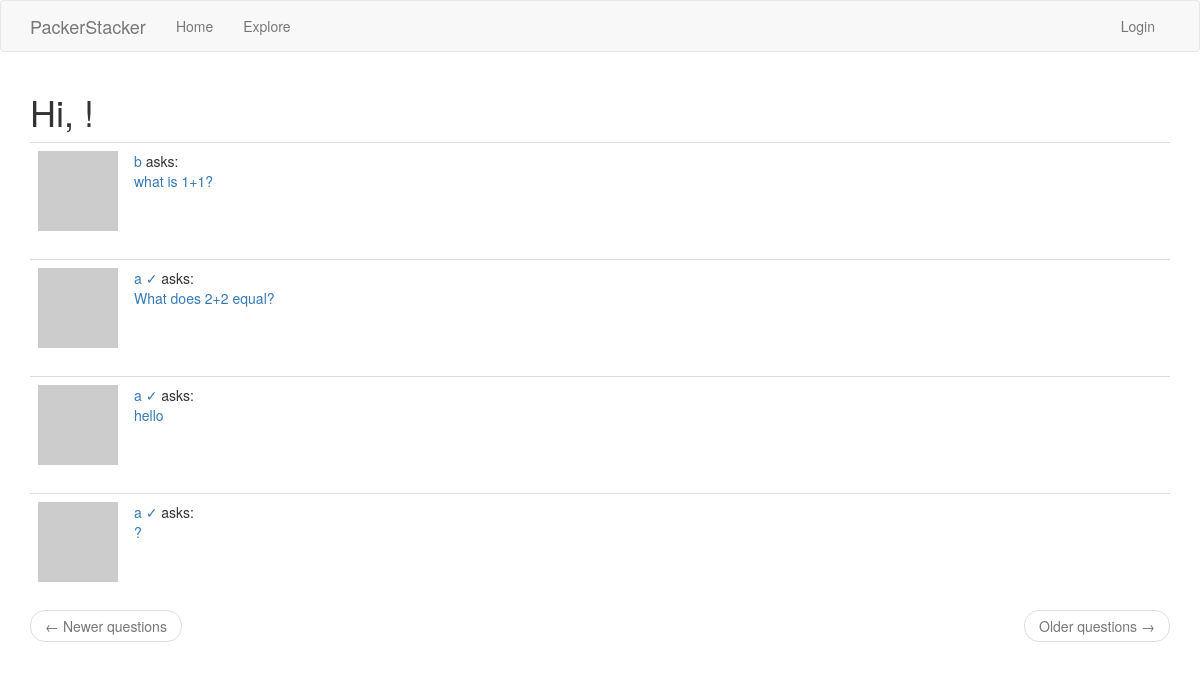
/explore, run on the app's committed database.
### app/models.py (models this page shows, shortened)
class Question(db.Model):
    id = db.Column(db.Integer, primary_key=True)
    body = db.Column(db.String(1000))
    timestamp = db.Column(db.DateTime, index=True, default=datetime.utcnow)
    user_id = db.Column(db.Integer, db.ForeignKey('user.id'))
    replies = db.relationship('Reply', backref='op', lazy='dynamic')

class User(UserMixin, db.Model):
    id = db.Column(db.Integer, primary_key=True)
    username = db.Column(db.String(64), index=True, unique=True)
    email = db.Column(db.String(120), index=True, unique=True)
    password_hash = db.Column(db.String(128))
    questions = db.relationship('Question', backref='author', lazy='dynamic')
    replies = db.relationship('Reply', backref='author', lazy='dynamic')
    about_me = db.Column(db.String(140))
    last_seen = db.Column(db.DateTime, default=datetime.utcnow)
    type = db.Column(db.Boolean())
    def avatar(self, size):
        digest = md5(self.email.lower().encode('utf-8')).hexdigest()
        return 'https://www.gravatar.com/avatar/{}?d=identicon&s={}'.format(digest, size)
    followed = db.relationship(
        'User', secondary=followers,
        primaryjoin=(followers.c.follower_id == id),
        secondaryjoin=(followers.c.followed_id == id),
        backref=db.backref('followers', lazy='dynamic'), lazy='dynamic')

### app/routes.py (the view)
@app.route('/explore')
def explore():
    page = request.args.get('page', 1, type=int)
    questions = Question.query.order_by(Question.timestamp.desc()).paginate(page=page, per_page=app.config['QUESTIONS_PER_PAGE'], error_out=False)
    next_url = url_for('explore', page=questions.next_num) \
        if questions.has_next else None
    prev_url = url_for('explore', page=questions.prev_num) \
        if questions.has_prev else None
    return render_template("index.html", title='Explore', questions=questions.items,next_url=next_url, prev_url=prev_url)

### app/routes.py (called while the page is built)
@app.before_request
def before_request():
    if current_user.is_authenticated:
        current_user.last_seen = datetime.utcnow()
        db.session.commit()

### app/templates/index.html (shortened to what this page needs)
{% extends "base.html" %}
{% import 'bootstrap/wtf.html' as wtf %}
{% block app_content %}
    <h1>Hi, {{ current_user.username }}!</h1>
    {% for question in questions %}
        {% include '_question.html' %}
    {% endfor %}
    <nav aria-label="...">
        <ul class="pager">
            <li class="previous{% if not prev_url %} disabled{% endif %}">
                <a href="{{ prev_url or '#' }}">
                    <span aria-hidden="true">&larr;</span> Newer questions
                </a>
            </li>
            <li class="next{% if not next_url %} disabled{% endif %}">
                <a href="{{ next_url or '#' }}">
                    Older questions <span aria-hidden="true">&rarr;</span>
                </a>
            </li>
        </ul>
    </nav>
{% endblock %}

### app/templates/_question.html
<table class="table table-hover">
      <tr>
          <td width="70px">
                  <img src="{{ question.author.avatar(70) }}" />
          </td>
          <td>
              <a href="{{ url_for('user', username=question.author.username) }}">
                  {{ question.author.username }} {%if question.author.type %} &#x2713 {%endif%}
              </a>
              asks:
              <br>
              <a style="text-decoration: none" href="{{ url_for('question_page', id=question.id) }}">
                {{ question.body }}
              </a>
          </td>
      </tr>
</table>

### data on the page
Question: author.username "b", body "what is 1+1?"
Question: author.username "a", body "What does 2+2 equal?"
Question: author.username "a", body "hello"
Question: author.username "a", body "?"
